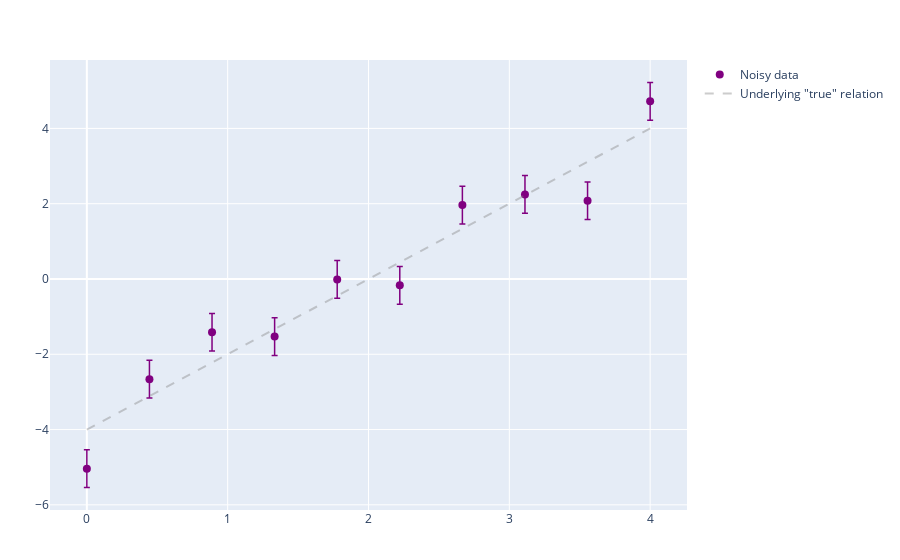

The cell this chart's notebook holds for it:
### Markdown cell above
## Simple data fitting example: Fitting a line to noisy points. 
The example will readily generalize to any simple data fitting problem.

First generate the data. We will make a data set consisting of (x,y)
pairs of the form $y = ax + b + \text{noise}$. Importantly, we will treat $a,b$ **and the Gaussian noise scale** $\sigma$ as free parameters. 
These are the parameters used to generate the data:

### Code cell
a = 2.0     # slope
b = -4.0    # intercept
sigma = 0.5     # noise sigma

# Generate ten data points evenly spaced in x
n_data = 10
X = collect(LinRange(0.0, 4.0, n_data))

# Generate some gaussian noise, create line
noise = randn(n_data)*sigma
Y = a*X .+ b .+ noise

data = scatter(
    x=X, y=Y,
    mode="markers",
    error_y=attr(
        type="constant",
        value = sigma,
        color="purple",
        thickness=1.5,
        width=3,
    ),
    marker=attr(color="purple", size=8),
    name="Noisy data"
)

line = scatter(
    x=X,
    y=a*X .+ b,
    mode="lines",
    name="Underlying \"true\" relation",
    line=attr(color="gray", dash="dash"),
    opacity=0.4
)

plot([data,line])

### Figure 1 — Plotly figure (JSON) as saved in the notebook; plotly's stock layout.template omitted (floating-point values rounded to 4 significant figures)
{"data": [{"error_y": {"color": "purple", "thickness": 1.5, "type": "constant", "value": 0.5, "width": 3}, "marker": {"color": "purple", "size": 8}, "mode": "markers", "name": "Noisy data", "type": "scatter", "x": [0, 0.4444, 0.8889, 1.333, 1.778, 2.222, 2.667, 3.111, 3.556, 4], "y": [-5.039, -2.662, -1.416, -1.53, -0.01131, -0.168, 1.963, 2.248, 2.077, 4.72]}, {"line": {"color": "gray", "dash": "dash"}, "mode": "lines", "name": "Underlying \"true\" relation", "opacity": 0.4, "type": "scatter", "x": [0, 0.4444, 0.8889, 1.333, 1.778, 2.222, 2.667, 3.111, 3.556, 4], "y": [-4, -3.111, -2.222, -1.333, -0.4444, 0.4444, 1.333, 2.222, 3.111, 4]}], "layout": {"margin": {"b": 50, "l": 50, "r": 50, "t": 60}}}
